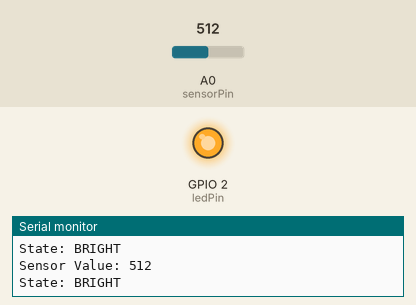
This sketch was run on a simulated ESP8266 (NodeMCU). Parts: output pins drawn as LEDs (lit = HIGH), the last lines printed to the serial monitor. Inputs (shaded band) come from the test bench; at power-on: A0 (sensorPin) = 512. WiFi joins after 1.5 s; servers stay silent unless stated; uploads are accepted with an empty reply.

Above: at 2.7 s.
2.8 s: A0 (sensorPin) set to 73
4.3 s: A0 (sensorPin) set to 62
At 4.6 s:
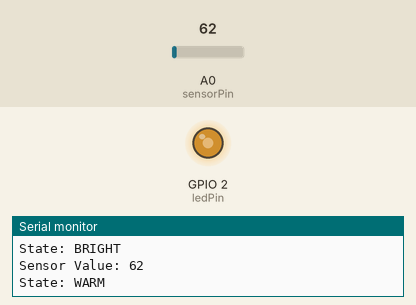
5.8 s: A0 (sensorPin) set to 80
At 7.5 s:
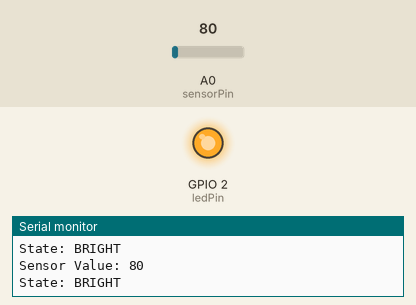
7.9 s: A0 (sensorPin) set to 60
At 9.1 s:
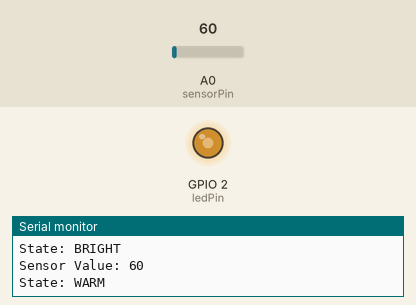
10.0 s: A0 (sensorPin) set to 122
At 12.0 s:
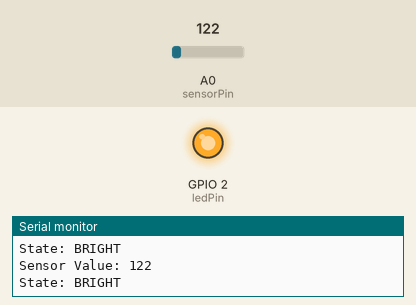
Timing chart, 0 to 13.1 s (numbered marks = the images above; inputs shaded):
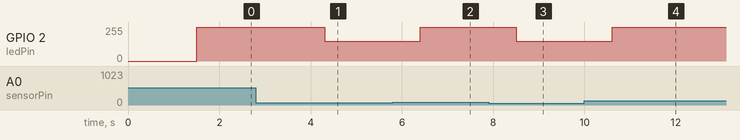

Measured:
- the behaviour switches between 70 and 69 on A0 (sensorPin) (found by bisection; images 0 and 1)
- after the input at 4.3 s, GPIO 2 (ledPin): 255/255 → 150/255 at once
- after the input at 5.8 s, GPIO 2 (ledPin): 150/255 → 255/255 after 0.61 s
- after the input at 7.9 s, GPIO 2 (ledPin): 255/255 → 150/255 after 0.61 s
- after the input at 10.0 s, GPIO 2 (ledPin): 150/255 → 255/255 after 0.61 s

The sketch:

ball1.ino
```cpp
#include <ESP8266WiFi.h>
#include <ESP8266HTTPClient.h>

const char* ssid = "tamimas iphone";
const char* password = "12345678";
const char* serverIp = "172.20.10.9";

const int ledPin = 2;    // Pin D4 (GPIO 2)
const int sensorPin = A0; // Defined sensor variable

void setup() {
  Serial.begin(115200); // Start serial for debugging
  pinMode(ledPin, OUTPUT);

  WiFi.begin(ssid, password);
  while (WiFi.status() != WL_CONNECTED) {
    delay(500);
    Serial.print(".");
  }
  Serial.println("\nWiFi Connected!");
}

void loop() {
  int sensorValue = analogRead(sensorPin);
  Serial.print("Sensor Value: ");
  Serial.println(sensorValue);

  int brightness = 0;

  // Define clear states based on your 20-80 range
  if (sensorValue < 30) {
    brightness = 0;    // State 1: Dark / Off
    Serial.println("State: OFF");
  }
  else if (sensorValue < 50) {
    brightness = 64;   // State 2: Dim Glow (25% power)
    Serial.println("State: DIM");
  }
  else if (sensorValue < 70) {
    brightness = 150;  // State 3: Warm Glow (60% power)
    Serial.println("State: WARM");
  }
  else {
    brightness = 255;  // State 4: Full Brightness (100% power)
    Serial.println("State: BRIGHT");
  }

  // Apply the stepped brightness to the Red LED
  analogWrite(ledPin, brightness);

  // Send the raw data to the Mac so Ball 2 stays in sync
  if (WiFi.status() == WL_CONNECTED) {
    WiFiClient client;
    HTTPClient http;
    String url = "http://" + String(serverIp) + ":5000/update?l=" + String(sensorValue);
    http.begin(client, url);
    http.GET();
    http.end();
  }
  delay(500);
}
```
